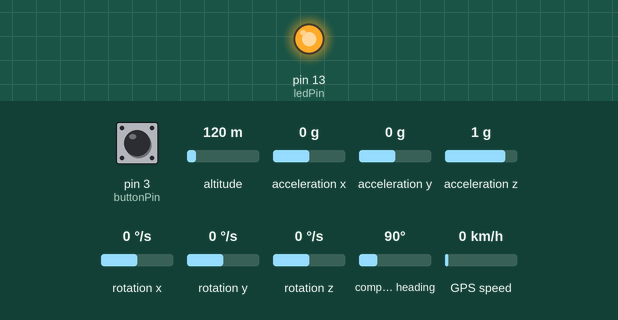
Recording of a sketch running on a simulated Arduino Uno, built with avr-gcc and run on an emulated ATmega328P. On the bench: output pins drawn as LEDs (lit = HIGH). Wiring (inferred from the names in the program): MPU-6050 motion sensor at I2C address 0x68. Inputs (shaded band) come from the test bench; at power-on: pin 3 (buttonPin) HIGH, altitude 120 m, acceleration x 0 g, acceleration y 0 g, acceleration z 1 g, rotation x 0 °/s, rotation y 0 °/s, rotation z 0 °/s, compass heading 90°, GPS speed 0 km/h. Storage starts empty; the GPS gets a fix after 3 s at 37.7749, -122.4194 with 8 satellites; what the sketch prints to the serial monitor is not drawn.

Above: at 1.2 s.
1.3 s: pin 3 (buttonPin) pulled LOW for 0.15 s
At 2.7 s:
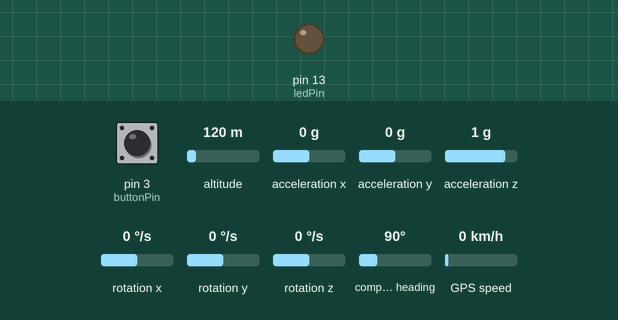
3.0 s: pin 3 (buttonPin) pulled LOW for 1 s
At 5.2 s:
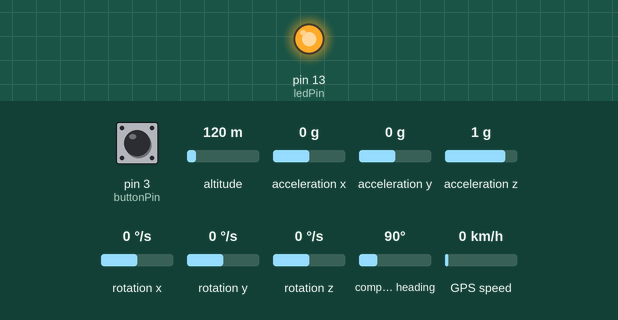
5.6 s: altitude set to 95 m
7.1 s: acceleration x set to 0.8 g
11.1 s: acceleration y set to -1.4 g
15.1 s: pin 3 (buttonPin) pulled LOW for 3.2 s
At 19.5 s:
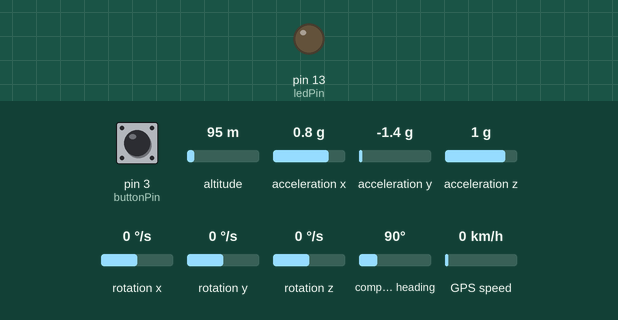
Timing chart, 0 to 20.8 s (numbered marks = the images above; inputs shaded):
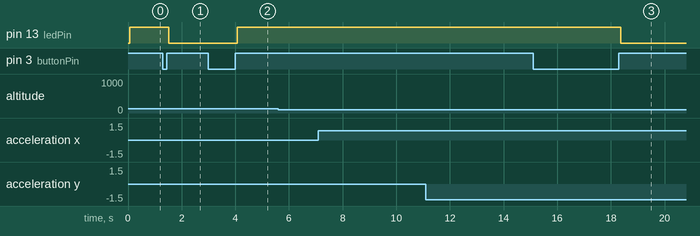

Measured:
- after the input at 1.3 s, pin 13 (ledPin): HIGH → LOW after 0.21 s
- after the input at 3.0 s, pin 13 (ledPin): LOW → HIGH after 1.1 s
- after the input at 5.6 s, every drawn part: stays the same
- after the input at 7.1 s, every drawn part: stays the same
- after the input at 11.1 s, every drawn part: stays the same
- after the input at 15.1 s, pin 13 (ledPin): HIGH → LOW after 3.3 s

The sketch:

GPS_Shield.ino
```cpp
  /******************************************************************************

******************************************************************************/

#include <SPI.h>
#include <SD.h>
#include <TinyGPS++.h>
#include<Wire.h>
#define ARDUINO_USD_CS 10 // uSD card CS pin (pin 10 on SparkFun GPS Logger Shield)

const int MPU_addr=0x68; // I2C address of the MPU-6050
int16_t AcX,AcY,AcZ,Tmp,GyX,GyY,GyZ;
const int ledPin = 13;
const int buttonPin = 3;
int logState = LOW;
int buttonState = LOW;
int lastButtonState;
unsigned long lastDebounceTime = 0;
unsigned long debounceDelay = 50;
int lightState = LOW;
/////////////////////////
// Log File Defintions //
/////////////////////////
// Keep in mind, the SD library has max file name lengths of 8.3 - 8 char prefix,
// and a 3 char suffix.
// Our log files are called "gpslogXX.csv, so "gpslog99.csv" is our max file.
#define LOG_FILE_PREFIX "gpslog" // Name of the log file.
#define MAX_LOG_FILES 100 // Number of log files that can be made
#define LOG_FILE_SUFFIX "csv" // Suffix of the log file
#define comma F(",")
char logFileName[13]; // Char string to store the log file name
// Data to be logged:
//#define LOG_COLUMN_COUNT 15
#define COLUMN_NAMES F("millis, AcX, AcY, AcZ, Tmp, GyX, GyY, GyZ, date, time, longitude, latitude, altitude, speed, course, satellites")
//char * log_col_names[LOG_COLUMN_COUNT] = {
//  "longitude", "latitude", "altitude", "speed", "course", "date", "time", "satellites",
//  "AcX", "AcY", "AcZ", "Tmp", "GyX", "GyY", "GyZ"
//}; // log_col_names is printed at the top of the file.

//////////////////////
// Log Rate Control //
//////////////////////
#define LOG_RATE 10 // Log every seconds
unsigned long lastLog = 0; // Global var to keep of last time we logged

/////////////////////////
// TinyGPS Definitions //
/////////////////////////
TinyGPSPlus tinyGPS; // tinyGPSPlus object to be used throughout
#define GPS_BAUD 9600 // GPS module's default baud rate

/////////////////////////////////
// GPS Serial Port Definitions //
/////////////////////////////////
// If you're using an Arduino Uno, Mega, RedBoard, or any board that uses the
// 0/1 UART for programming/Serial monitor-ing, use SoftwareSerial:
#include <SoftwareSerial.h>
#define ARDUINO_GPS_RX 9 // GPS TX, Arduino RX pin
#define ARDUINO_GPS_TX 8 // GPS RX, Arduino TX pin
SoftwareSerial ssGPS(ARDUINO_GPS_TX, ARDUINO_GPS_RX); // Create a SoftwareSerial

// Set gpsPort to either ssGPS if using SoftwareSerial or Serial1 if using an
// Arduino with a dedicated hardware serial port
#define gpsPort ssGPS  // Alternatively, use Serial1 on the Leonardo

// Define the serial monitor port. On the Uno, Mega, and Leonardo this is 'Serial'
//  on other boards this may be 'SerialUSB'
#define SerialMonitor Serial

void setup()
{
  pinMode(ledPin, OUTPUT);
  pinMode(buttonPin, INPUT);
  Wire.begin();
  Wire.beginTransmission(MPU_addr);
  Wire.write(0x6B);  // PWR_MGMT_1 register
  Wire.write(0);     // set to zero (wakes up the MPU-6050)
  Wire.endTransmission(true);
  SerialMonitor.begin(9600);
  gpsPort.begin(GPS_BAUD);
  SerialMonitor.println(F("Setting up SD card."));
  // see if the card is present and can be initialized:
  if (!SD.begin(ARDUINO_USD_CS))
  {
    SerialMonitor.println(F("Error initializing SD card."));
  }
}

void checkLogState(){
  int buttonReading = digitalRead(buttonPin);
  if(buttonReading != lastButtonState) {
    lastDebounceTime = millis();
  }
  if(debounceDelay + lastDebounceTime < millis()){
    if (buttonReading != buttonState) {
      buttonState = buttonReading;
      if(buttonState == HIGH){
        logState = !logState;
      }
    }
  }
  digitalWrite(ledPin, logState);
  Serial.print(logState);
  lastButtonState = buttonReading;
}

byte logGPSData()
{
  File logFile = SD.open(logFileName, FILE_WRITE); // Open the log file
  if (logFile)
  { // Print longitude, latitude, altitude (in feet), speed (in mph), course
    // in (degrees), date, time, and number of satellites.
    logFile.print(tinyGPS.date.value());
    logFile.print(comma);
    logFile.print(tinyGPS.time.value());
    logFile.print(comma);
    logFile.print(tinyGPS.location.lng(), 6);
    logFile.print(comma);
    logFile.print(tinyGPS.location.lat(), 6);
    logFile.print(comma);
    logFile.print(tinyGPS.altitude.feet(), 1);
    logFile.print(comma);
    logFile.print(tinyGPS.speed.mph(), 1);
    logFile.print(comma);
    logFile.print(tinyGPS.course.deg(), 1);
    logFile.print(comma);
    logFile.print(tinyGPS.satellites.value());
    logFile.print(comma);
    logFile.println();
    logFile.close();
    return 1; // Return success
  }
  return 0; // If we failed to open the file, return fail
}

void logIMUData(){
    Wire.beginTransmission(MPU_addr);
    Wire.write(0x3B); // starting with register 0x3B (ACCEL_XOUT_H)
    Wire.endTransmission(false);
    Wire.requestFrom(MPU_addr,14,true);  // request a total of 14 registers
    File logFile = SD.open(logFileName, FILE_WRITE);
    logFile.print(millis());
    logFile.print(comma);
    logFile.print(Wire.read()<<8|Wire.read());
    logFile.print(comma);
    logFile.print(Wire.read()<<8|Wire.read());
    logFile.print(comma);
    logFile.print(Wire.read()<<8|Wire.read());
    logFile.print(comma);
    logFile.print((Wire.read()<<8|Wire.read())/340.00+36.5);
    logFile.print(comma);
    logFile.print(Wire.read()<<8|Wire.read());
    logFile.print(comma);
    logFile.print(Wire.read()<<8|Wire.read());
    logFile.print(comma);
    logFile.print(Wire.read()<<8|Wire.read());
    logFile.print(comma);
    logFile.close();
}

// updateFileName() - Looks through the log files already present on a card,
// and creates a new file with an incremented file index.
void makeNewFile()
{
  int i = 0;
  for (; i < MAX_LOG_FILES; i++)
  {
    memset(logFileName, 0, strlen(logFileName)); // Clear logFileName string
    // Set logFileName to "gpslogXX.csv":
    sprintf(logFileName, "%s%d.%s", LOG_FILE_PREFIX, i, LOG_FILE_SUFFIX);
    if (!SD.exists(logFileName)) // If a file doesn't exist
    {
      break; // Break out of this loop. We found our index
    }
    else // Otherwise:
    {
      SerialMonitor.print(logFileName);
      SerialMonitor.println(F(" exists")); // Print a debug statement
    }
  }
  SerialMonitor.print(F("File name: "));
  SerialMonitor.println(logFileName); // Debug print the file name
  File logFile = SD.open(logFileName, FILE_WRITE);
  logFile.println(COLUMN_NAMES);
  logFile.close();
}

void feedGPS(){
  while(gpsPort.available()){
    tinyGPS.encode(gpsPort.read());
  }
}

void loop()
{
  checkLogState();
  if(logState == HIGH){
    makeNewFile();
    while(logState == HIGH){
      if ((lastLog + LOG_RATE) <= millis())
      { // If it's been LOG_RATE milliseconds since the last log:
        lastLog = millis(); // Update the lastLog variable
        logIMUData();
        if (tinyGPS.location.isUpdated()) // If the GPS data is vaild
        {
          if (logGPSData()) // Log the GPS data
          {
            SerialMonitor.println(F("GPS logged.")); // Print a debug message
          }
          else // If we failed to log GPS
          { // Print an error, don't update lastLog
            SerialMonitor.println(F("Failed to log new GPS data."));
          }
        }
        else // If GPS data isn't valid
        {
          File logFile = SD.open(logFileName, FILE_WRITE); // Open the log file
          for(int i = 0; i < 8; i++){
            logFile.print(comma);
          }
          logFile.println();
          logFile.close();
          // Print a debug message. Maybe we don't have enough satellites yet.
          SerialMonitor.print(F("No GPS data. Sats: "));
          SerialMonitor.println(tinyGPS.satellites.value());
        }
      }
      checkLogState();
      feedGPS();
    }
  }
  feedGPS();
}
//  // If we're not logging, continue to "feed" the tinyGPS object:
//  while (gpsPort.available())
//    tinyGPS.encode(gpsPort.read());
```
